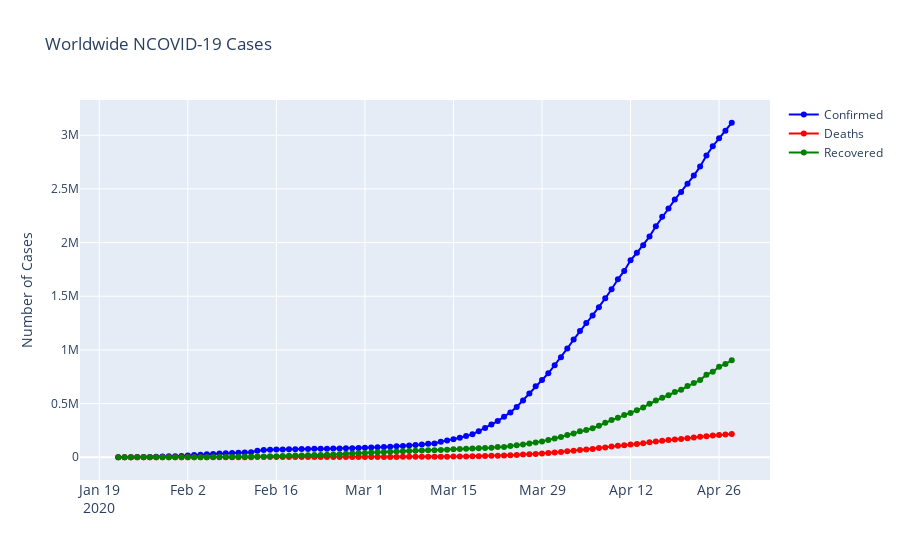

Here is the notebook cell this chart was saved with:
### Code cell
#"Visualising Worldwide Covid-19 data"
fig = go.Figure()
#Plotting datewise confirmed cases
fig.add_trace(go.Scatter(x=confirmed['Date'], y=confirmed['Confirmed'], mode='lines+markers', name='Confirmed',line=dict(color='blue', width=2)))
fig.add_trace(go.Scatter(x=deaths['Date'], y=deaths['Deaths'], mode='lines+markers', name='Deaths',line=dict(color='Red', width=2)))
fig.add_trace(go.Scatter(x=recovered['Date'], y=recovered['Recovered'], mode='lines+markers', name='Recovered',line=dict(color='Green', width=2)))
fig.update_layout(title='Worldwide NCOVID-19 Cases', xaxis_tickfont_size=14,yaxis=dict(title='Number of Cases'))
fig.show()
